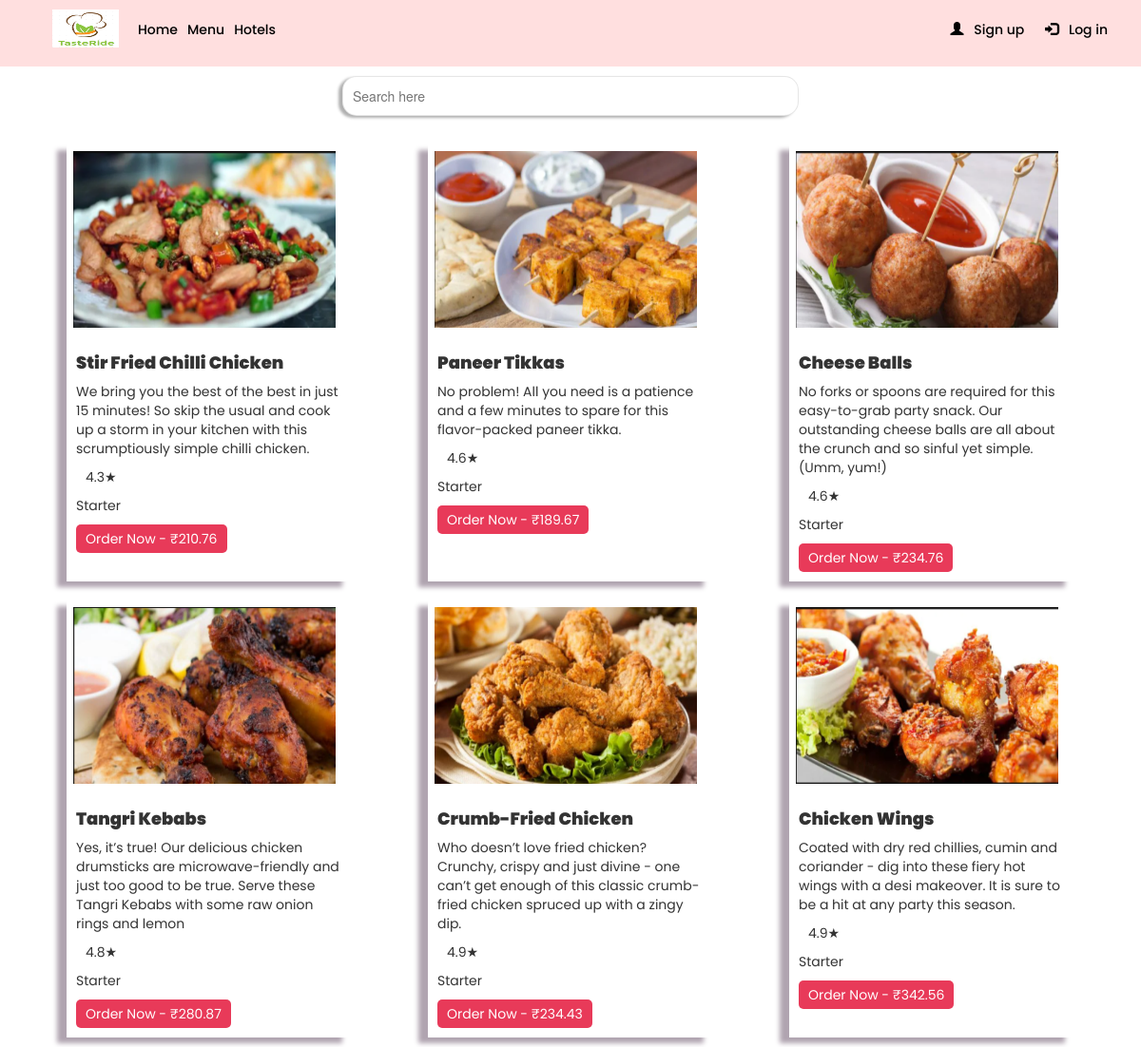
Screenshot of /food/menu/1/ with the database file from the repository.
### food/models.py (models this page shows, shortened)
class Food(models.Model):
    name = models.CharField(max_length=50)
    description = models.CharField(max_length=1000)
    image = models.ImageField(upload_to='images/food/')
    rating = models.DecimalField(max_digits = 5,decimal_places = 1)
    price = models.DecimalField(max_digits = 10,decimal_places = 2,default=0)
    category = models.ForeignKey('Category',on_delete=models.CASCADE)

class Category(models.Model):
    cname  = models.CharField(max_length=20)
    image = models.ImageField(upload_to='images/category/')
    def __str__(self):
        return self.cname

### food/views.py (the view, shortened to what this page needs)
# urls.py: path('menu/<int:cid>/',FoodView,name='food'),
def FoodView(request,cid):
    food = []
    category = get_object_or_404(Category,pk=cid)
    query = request.GET.get('search')
    category = get_object_or_404(Category,pk=cid)
    food = Food.objects.filter(category=category)
    return render(request,'food/food.html',{
        'food' : food
    })

### food/templates/food/food.html
{% extends 'food/base.html' %}
{% load widget_tweaks %}
{% block start %}
<div style="margin: 20px;
            display: block;
            width: 40%;
            margin-left: auto;
            margin-right: auto;
" class="search">
  <form method="GET">
    <input
          style="width: 100%;
                 padding: 1rem 1rem;
                 border-radius: 15px;
                 border: 1px solid #ddddddb6;
                 box-shadow :-4px 2px 3px 0px rgba(176,176,176,1) !important;
                 outline-style: none;
                 "
     type="text" name="search" placeholder="Search here"/>
  </form>
</div>
<div id="all" class="card-container">
{% for item in food %}
  <div class="card">
          <img class="card-img-top" src="{{ item.image.url }}" alt="{{ item.name }}">
          <div class="card-body">
            <h5 class="card-title">{{ item.name }}</h5>
            <p class="card-text">{{ item.description|truncatechars:200}}</p>
            <p class="card-rating">{{ item.rating}}★</p>
            <p class="card-category">{{ item.category }}</p>
            <button class="button">
              <a href="{% url 'fooditem' item.category.id item.id %}"> Order Now - ₹{{item.price}} </a>
            </button>
          </div>
      </div>
{% endfor %}
</div>
{% endblock start %}

### food/static/food.css (style rules this page uses)
.card { box-shadow: -10px 6px 5px 0px rgba(176,164,176,1) !important; transition: all .3s ease-in-out !important; width : 30rem; }
.button { color: #ffffff !important; background-color: #E83A59 !important; padding: 5px 10px; border-radius: 5px; border: none; }
.button > a { text-decoration: none; color: white; }
.card-container { display: flex; justify-content: space-evenly; flex-grow: 4; flex-wrap: wrap; flex: 1 0 auto; font-family: 'Poppins', sans-serif; margin-top: 20px; }
.card-container > div { margin: 10px; }
.card-img-top { width: 29rem; padding: 0.7rem; text-align: center; height: 20rem; }
.card-body { padding: 10px; }
.card-title { font-weight: 900; font-size: 1.8rem; }
.card-rating { margin-left: 10px; }

### rows the page displays
Food: image (picture), name "Stir Fried Chilli Chicken", description "We bring you the best of the best in just 15 minutes! So skip the usual and cook up a storm in your kitchen with this scrumptiously simple chilli chicken.", rating "4.3", category "Starter", price "210.76"
Food: image (picture), name "Paneer Tikkas", description "No problem! All you need is a patience and a few minutes to spare for this flavor-packed paneer tikka.", rating "4.6", category "Starter", price "189.67"
Food: image (picture), name "Cheese Balls", description "No forks or spoons are required for this easy-to-grab party snack. Our outstanding cheese balls are all about the crunch and so sinful yet simple. (Umm, yum!)", rating "4.6", category "Starter", price "234.76"
Food: image (picture), name "Tangri Kebabs", description "Yes, it’s true! Our delicious chicken drumsticks are microwave-friendly and just too good to be true. Serve these Tangri Kebabs with some raw onion rings and lemon", rating "4.8", category "Starter", price "280.87"
Food: image (picture), name "Crumb-Fried Chicken", description "Who doesn’t love fried chicken? Crunchy, crispy and just divine - one can’t get enough of this classic crumb-fried chicken spruced up with a zingy dip.", rating "4.9", category "Starter", price "234.43"
Food: image (picture), name "Chicken Wings", description "Coated with dry red chillies, cumin and coriander - dig into these fiery hot wings with a desi makeover. It is sure to be a hit at any party this season.", rating "4.9", category "Starter", price "342.56"
